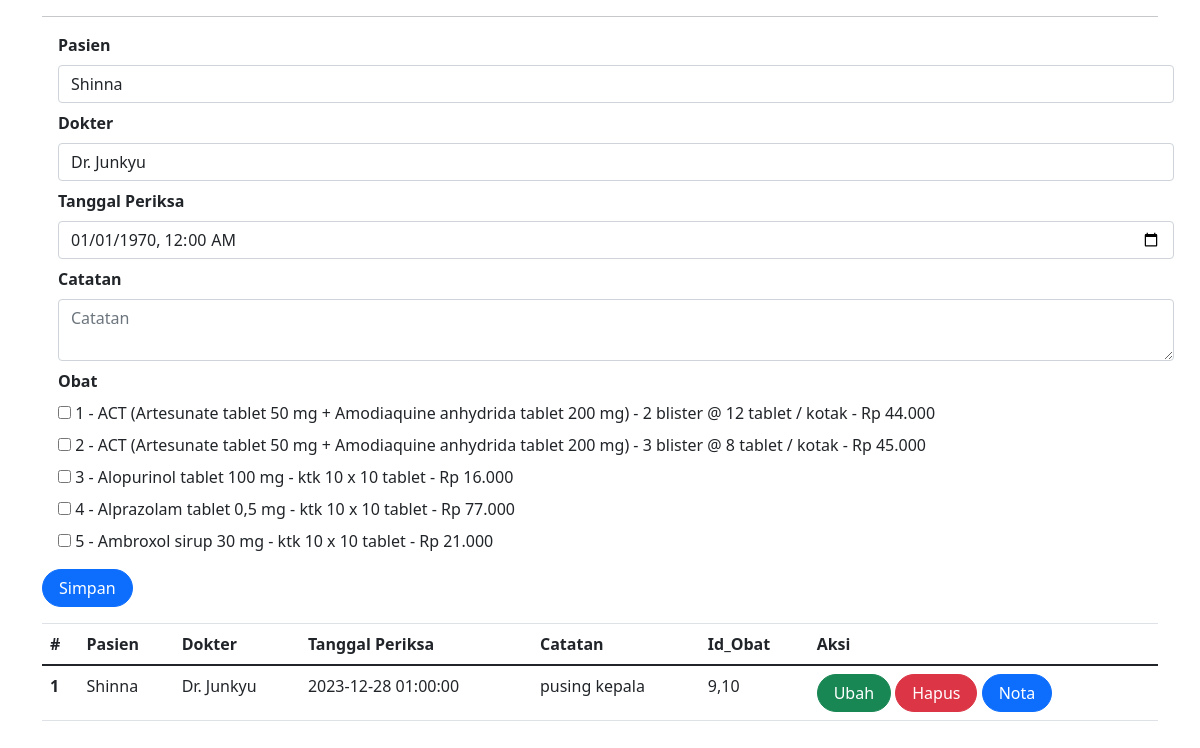
Page /periksa.php (signed in) on the committed database.
### tables this page shows
CREATE TABLE `obat` (
  `id` int(11) NOT NULL,
  `nama_obat` varchar(255) DEFAULT NULL,
  `kemasan` varchar(100) DEFAULT NULL,
  `harga` int(11) DEFAULT NULL
);

### periksa.php (the view, shortened to what this page needs)
<?php
include_once("koneksi.php");
?>
<!DOCTYPE html>
<html lang="en">
<head>
    <link rel="stylesheet" href="assets/css/bootstrap.css">
    <link href="https://cdn.jsdelivr.net/npm/bootstrap@5.0.2/dist/css/bootstrap.min.css"
    rel="stylesheet"
>
</head>
<body>
<div class="container">
<hr>
<form class="form row" method="POST" action="" name="myForm" onsubmit="return(validate());">
    <?php
    $id_pasien = '';
    $tgl_periksa = '';
    $catatan = '';
    ?>
    <div class="form-group mx-sm-3 mb-2">
        <label for="inputPasien" class="form-label fw-bold">
            Pasien
        </label>
        <select class="form-control" name="id_pasien">
            <?php
            $selected = '';
            $pasien = mysqli_query($mysqli, "SELECT * FROM pasien");
            while ($data = mysqli_fetch_array($pasien)) {
                if ($data['id'] == $id_pasien) {
                    $selected = 'selected="selected"';
                } else {
                    $selected = '';
                }
            ?>
                <option value="<?php echo $data['id'] ?>" <?php echo $selected ?>><?php echo $data['nama'] ?></option>
            <?php
            }
            ?>
        </select>
    </div>
    <div class="form-group mx-sm-3 mb-2">
        <label for="inputDokter" class="form-label fw-bold">
            Dokter
        </label>
        <select class="form-control" name="id_dokter">
            <?php
            $selected = '';
            $dokter = mysqli_query($mysqli, "SELECT * FROM dokter");
            while ($data = mysqli_fetch_array($dokter)) {
                if ($data['id'] == $id_dokter) {
                    $selected = 'selected="selected"';
                } else {
                    $selected = '';
                }
            ?>
                <option value="<?php echo $data['id'] ?>" <?php echo $selected ?>><?php echo $data['nama'] ?></option>
            <?php
            }
            ?>
        </select>
    </div>
    <div class="form-group mx-sm-3 mb-2">
        <label for="inputTgl_periksa" class="form-label fw-bold">
            Tanggal Periksa
        </label>
        <input type="datetime-local" class="form-control" name="tgl_periksa" id="inputTgl_periksa" placeholder="tgl_periksa" value="<?php echo date('Y-m-d\TH:i', strtotime($tgl_periksa)); ?>">
    </div>
    <div class="form-group mx-sm-3 mb-2">
        <label for="inputCatatan" class="form-label fw-bold">
            Catatan
        </label>
        <textarea class="form-control" name="catatan" id="inputCatatan" placeholder="Catatan"><?php echo $catatan; ?></textarea>
    </div>
    <div class="form-group mx-sm-3 mb-2">
    <label for="inputObat" class="form-label fw-bold">
        Obat
    </label>
    <div class="checkbox-options">
        <?php
        $obat_query = mysqli_query($mysqli, "SELECT * FROM obat");
        $counter = 1;
        while ($obat_data = mysqli_fetch_array($obat_query)) {
            $checked = isset($_POST['obat']) && in_array($obat_data['id'], $_POST['obat']) ? 'checked' : '';
        ?>
            <label class="checkbox-label">
                <input type="checkbox" name="obat[]" value="<?php echo $obat_data['id'] ?>" <?php echo isset($checked) ? $checked : ''; ?>>
                <?php echo $counter++ . ' - ' . $obat_data['nama_obat'] . ' - ' . $obat_data['kemasan'] . ' - Rp ' . number_format($obat_data['harga'], 0, ',', '.') ?>
            </label><br>
        <?php
        }
        ?>
    </div>
</div>
    <div class="form-group">
        <button type="submit" class="btn btn-primary rounded-pill px-3" name="simpan">Simpan</button>
    </div>
</form>
<table class="table table-hover">
    <thead>
        <tr>
            <th scope="col">#</th>
            <th scope="col">Pasien</th>
            <th scope="col">Dokter</th>
            <th scope="col">Tanggal Periksa</th>
            <th scope="col">Catatan</th>
            <th scope="col">Id_Obat</th>
            <th scope="col">Aksi</th>
        </tr>
    </thead>
    <tbody>
        <?php
        $result = mysqli_query(
            $mysqli, "SELECT pr.*, d.nama as 'nama_dokter', p.nama as 'nama_pasien', o.nama_obat, o.kemasan, o.harga
            FROM periksa pr
            LEFT JOIN dokter d ON (pr.id_dokter = d.id)
            LEFT JOIN pasien p ON (pr.id_pasien = p.id)
            LEFT JOIN obat o ON (pr.id_obat = o.id) -- Add this line to join the obat table
            ORDER BY pr.tgl_periksa DESC;
            "
        );
        $no = 1;
        while ($data = mysqli_fetch_array($result)) {
        ?>
            <tr>
                <th scope="row"><?php echo $no++ ?></th>
                <td><?php echo $data['nama_pasien'] ?></td>
                <td><?php echo $data['nama_dokter'] ?></td>
                <td><?php echo $data['tgl_periksa'] ?></td>
                <td><?php echo $data['catatan'] ?></td>
                <td><?php echo $data['id_obat'] ?></td>
                <td>
                    <a class="btn btn-success rounded-pill px-3" href="index.php?page=periksa&id=<?php echo $data['id'] ?>">Ubah</a>
                    <a class="btn btn-danger rounded-pill px-3" href="index.php?page=periksa&id=<?php echo $data['id'] ?>&aksi=hapus">Hapus</a>
                    <a class="btn btn-primary rounded-pill px-3" href="nota.php?page=periksa&id_invoice=<?php echo $data['id'] ?>">Nota</a>
                </td>
            </tr>
        <?php
        }
        ?>
    </tbody>
</table>
</body>
</html>

### rows in the picture
obat: nama_obat "ACT (Artesunate tablet 50 mg + Amodiaquine anhydrida tablet 200 mg)", kemasan "2 blister @ 12 tablet / kotak", harga "44.000"
obat: nama_obat "ACT (Artesunate tablet 50 mg + Amodiaquine anhydrida tablet 200 mg)", kemasan "3 blister @ 8 tablet / kotak", harga "45.000"
obat: nama_obat "Alopurinol tablet 100 mg", kemasan "ktk 10 x 10 tablet", harga "16.000"
obat: nama_obat "Alprazolam tablet 0,5 mg", kemasan "ktk 10 x 10 tablet", harga "77.000"
obat: nama_obat "Ambroxol sirup 30 mg", kemasan "ktk 10 x 10 tablet", harga "21.000"

### other values in the picture
$data['nama_pasien'] "Shinna"
$data['nama_dokter'] "Dr. Junkyu"
$data['tgl_periksa'] "2023-12-28 01:00:00"
$data['catatan'] "pusing kepala"
$data['id_obat'] "9,10"
form field id_pasien "Shinna"
form field id_dokter "Dr. Junkyu"
